Frame 1 (no input): blank canvas, image omitted
Frame 60 (the mouse pressed at the canvas centre just before this capture): blank canvas, image omitted
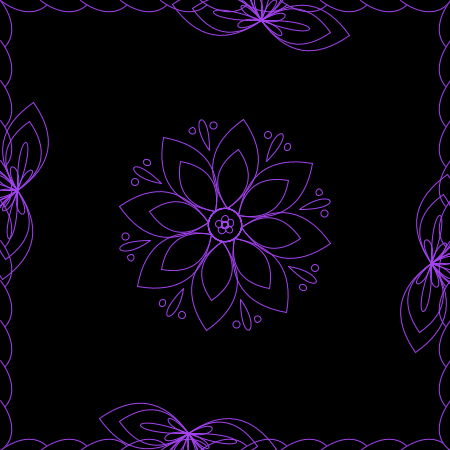
Frame 120 (the mouse held since frame 60 and released just before this capture)

The Processing sketch whose frames 1 and 60 were blank and that drew this single picture after the mouse press (run headless with seeded random() and noise(); from frame 60 on, the mouse is pressed at the canvas centre):

// Processing sketch: processing_9877
// ── processing_9877.pde

void setup() {
  //sets the size of the sketch
  size (450, 450);
  //defaults the stroke to black
  stroke (0);
  //defaults to no fill
  noFill();
  //sets the background to black
  background (0);
}

void draw () {
  //constantly refreshes the background
  background (0);
  //calls the functions that draw the border
  //tried to get them all in one function, but was having issues
  drawBorder (0, 0);
  drawBorderBottom (0, 450);
  drawBorderRight (450, 0);
  //move the initial x and y co-ordinates to the center of the sketch
  translate (width/2, height/2);
  //variable that holds the function that rotates all artwork drawn after this point
  float newAngle = calculateAngle();
  rotate(newAngle);
  //calls the drawFlower function
  drawFlower (0, 0);
  //animates the position of all artwork drawn after this point based on the speed of the mouse
  float speed = abs(mouseX - pmouseX) + abs(mouseY - pmouseY);
  float speedX = abs(mouseX - pmouseX);
  float speedY = abs(mouseY - pmouseY);
  //if/else statement that animates the corner points when the mouse is pressed
  if (mousePressed) {
    //translates and rotates the stage to position each of the corners
    //sets their x and y positions so they animate as outlined above
    translate(-150, -150);
    rotate (radians(-135));
    drawCorner(speedX*5, speedY*5);
    translate(210, -210);
    rotate (radians(-90));
    drawCorner(speedX*5, speedY*5);
    translate(210, -210);
    rotate (radians(-90));
    drawCorner(speedX*5, speedY*5);
    translate (210, -210);
    rotate(radians(-90));
    drawCorner(speedX*5, speedY*5);
    //sets x and y positions so they are static when mouse is not pressed
  } 
  else {
    translate(-150, -150);
    rotate (radians(-135));
    drawCorner(0, 0);
    translate(210, -210);
    rotate (radians(-90));
    drawCorner(0, 0);
    translate(210, -210);
    rotate (radians(-90));
    drawCorner(0, 0);
    translate (210, -210);
    rotate(radians(-90));
    drawCorner(0, 0);
  }
}

//function that randomizes the color of the stroke each time the mouse is pressed
void mousePressed () {
  stroke (random(255), random(255), random(255));
}

//function that calculates the angle of the mouse in relation to the initial x, y coordinate 
//allows the artwork to rotate
float calculateAngle() {
  float xDiff = mouseX - (width/2);
  float yDiff = mouseY - (height/2);
  float angle = atan2(yDiff, xDiff);
  return angle;
}

/*BORDER*/

//function that uses a for loop to draw the top and left borders
void drawBorder (int xPos, int yPos) {
  //sets fill to black
  fill(0);
  //horizontal, top
  for (int c = xPos; c < (xPos + 440); c+=40) {
    for (int r = yPos; r < (yPos + 20); r+=20) {
      bezier (c, r, c+20, r+15, c+40, r+15, c+50, r);
    } 
  }
  //vertical, left
  for (int c = yPos; c < (yPos + 440); c+=40) {
    for (int r = xPos; r < (xPos + 20); r+=20) {
      bezier (r, c, r+15, c+20, r+15, c+40, r, c+50);
    } 
  }
  //removes fill so the other artwork won't have one
  noFill();
}

//function that uses a for loop to draw the bottom border
void drawBorderBottom (int xPos, int yPos) {
  fill (0);
  //horizontal, bottom
  for (int c = xPos; c < (xPos + 440); c+=40) {
    for (int r = yPos; r < (yPos + 20); r+=20) {
      bezier (c, r, c+20, r-15, c+40, r-15, c+50, r);
    } 
  }
  //removes fill so the other artwork won't have one
  noFill();
}

//function that uses a for loop to draw the right border
void drawBorderRight (int xPos, int yPos) {
  fill (0);
  //vertical, right
  for (int c = yPos; c < (yPos + 440); c+=40) {
    for (int r = xPos; r < (xPos + 20); r+=20) {
      bezier (r, c, r-15, c+20, r-15, c+40, r, c+50);
    } 
  }
  //removes fill so the other artwork won't have one
  noFill();
}

/*FLOWER*/

//function that draws circles that make up the center of the flower
void flowerCenter(float xPos, float yPos) {
  ellipse (xPos, yPos-6, 7, 7);
  rotate(radians(70));
  ellipse (xPos, yPos-6, 7, 7);
  rotate(radians(70));
  ellipse (xPos, yPos-6, 7, 7);
  rotate(radians(70));
  ellipse (xPos, yPos-6, 7, 7);
  rotate(radians(70));
  ellipse (xPos, yPos-6, 7, 7);
}

//function that draws one petal
//allows me to set the size of the petal later
void drawPetal(float xPos, float yPos, float h) {
  float bezierH = h /3;
  float bezierV = h /3;
  bezier(xPos, yPos, xPos + bezierH, yPos + bezierV, xPos + bezierH, (yPos + h) - bezierV, xPos, yPos + h);
  bezier(xPos, yPos + h, xPos - bezierH, (yPos + h) - bezierV, xPos - bezierH, yPos + bezierV, xPos, yPos);
}

//function that draws a complete leaf 
//uses two different sized petals
void drawLeaf(float xPos, float yPos) {
  ellipse (xPos, yPos, 7, 7);
  ellipse (xPos, yPos, 34, 34);
  drawPetal(xPos,yPos+17, 90);
  drawPetal(xPos,yPos+17, 60);
}

//function that draws the teardrop flanked by two dots 
//when repeated, they surround the flower
void drawDotsAndDrop (float xPos, float yPos) {
  bezier (xPos, yPos, xPos-28, yPos+40, xPos+1, yPos+40, xPos, yPos);
  ellipse (xPos+3, yPos+26, 7, 7);
  ellipse (xPos-18, yPos+18, 7, 7);
}

//function that uses each of the above funtions to draw a complete flower
//repeats and rotates each leaf around the center
void drawFlower(float xPos, float yPos) {
  flowerCenter(xPos, yPos);
  drawLeaf(xPos, yPos);
  drawDotsAndDrop (xPos-30, yPos+70);  
  rotate(radians(45));
  drawLeaf(xPos, yPos);
  drawDotsAndDrop (xPos-30, yPos+70);
  rotate(radians(45));
  drawLeaf(xPos, yPos);
  drawDotsAndDrop (xPos-30, yPos+70);
  rotate(radians(45));
  drawLeaf(xPos, yPos);
  drawDotsAndDrop (xPos-30, yPos+70);
  rotate(radians(45));
  drawLeaf(xPos, yPos);
  drawDotsAndDrop (xPos-30, yPos+70);
  rotate(radians(45));
  drawLeaf(xPos, yPos);
  drawDotsAndDrop (xPos-30, yPos+70);
  rotate(radians(45));
  drawLeaf(xPos, yPos);
  drawDotsAndDrop (xPos-30, yPos+70);
  rotate(radians(45));
  drawLeaf(xPos, yPos);
  drawDotsAndDrop (xPos-30, yPos+70); 
}

/*CORNER PIECES*/

//function that draws the teardrop shapes that go inside each corner piece
void drawDrops (float xPos, float yPos) {
  bezier (xPos, yPos, xPos-13, yPos+65, xPos+13, yPos+65, xPos, yPos);
  bezier (xPos, yPos, xPos-25, yPos+30, xPos-2, yPos+30, xPos, yPos);
  bezier (xPos, yPos, xPos+25, yPos+30, xPos-2, yPos+30, xPos, yPos);
}

//function that draws each corner piece
//uses the drop function and the petal function from the flower section above
void drawCornerPiece (float xPos, float yPos) {
  drawDrops(xPos, yPos);
  drawPetal(xPos,yPos, 90);
  drawPetal(xPos,yPos, 70);
}

//takes the corner piece function and repeats it/rotates it to create a full corner
void drawCorner (float xPos, float yPos) {
  drawCornerPiece (xPos, yPos);
  rotate(radians(-90));
  drawCornerPiece (xPos, yPos);
  rotate(radians(-90));
  drawCornerPiece (xPos, yPos);
}


//captures and saves a .png of the artwork when the 'C' key is pressed
void keyPressed() {
  if (key =='c' || key == 'C') {
    save ("robin_animate.png");
  }
}
